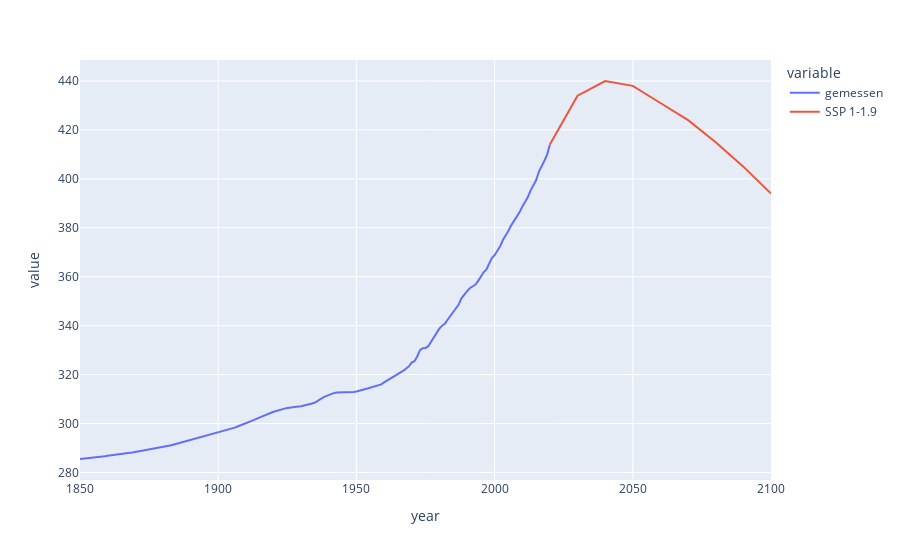

Here is the notebook cell this chart was saved with:
### Code cell
fig = px.line(data_frame=concentration, x="year",y=["gemessen","SSP 1-1.9"])
fig.show()

### Figure 1 — Plotly figure (JSON) as saved in the notebook; plotly's stock layout.template omitted (floating-point values rounded to 4 significant figures; data arrays with more than 128 entries replaced by an {"elided": "..."} marker saying what was removed)
{"data": [{"hovertemplate": "variable=gemessen<br>year=%{x}<br>value=%{y}<extra></extra>", "legendgroup": "gemessen", "line": {"color": "#636efa", "dash": "solid"}, "marker": {"symbol": "circle"}, "mode": "lines", "name": "gemessen", "orientation": "v", "showlegend": true, "type": "scatter", "x": {"elided": "179 int values"}, "xaxis": "x", "y": {"elided": "179 float values"}, "yaxis": "y"}, {"hovertemplate": "variable=SSP 1-1.9<br>year=%{x}<br>value=%{y}<extra></extra>", "legendgroup": "SSP 1-1.9", "line": {"color": "#EF553B", "dash": "solid"}, "marker": {"symbol": "circle"}, "mode": "lines", "name": "SSP 1-1.9", "orientation": "v", "showlegend": true, "type": "scatter", "x": {"elided": "179 int values"}, "xaxis": "x", "y": {"elided": "179 int values"}, "yaxis": "y"}], "layout": {"legend": {"title": {"text": "variable"}, "tracegroupgap": 0}, "margin": {"t": 60}, "xaxis": {"anchor": "y", "domain": [0, 1], "title": {"text": "year"}}, "yaxis": {"anchor": "x", "domain": [0, 1], "title": {"text": "value"}}}}
